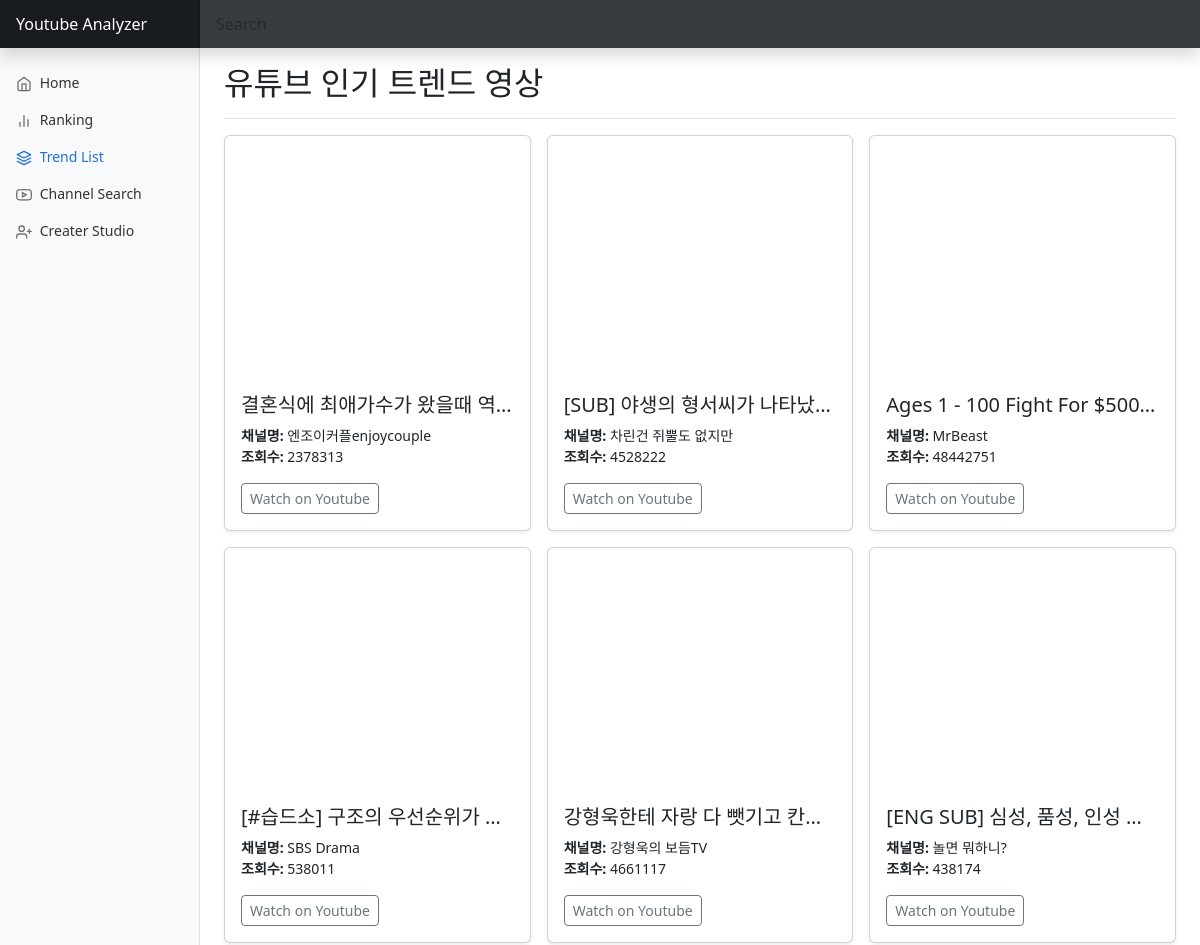
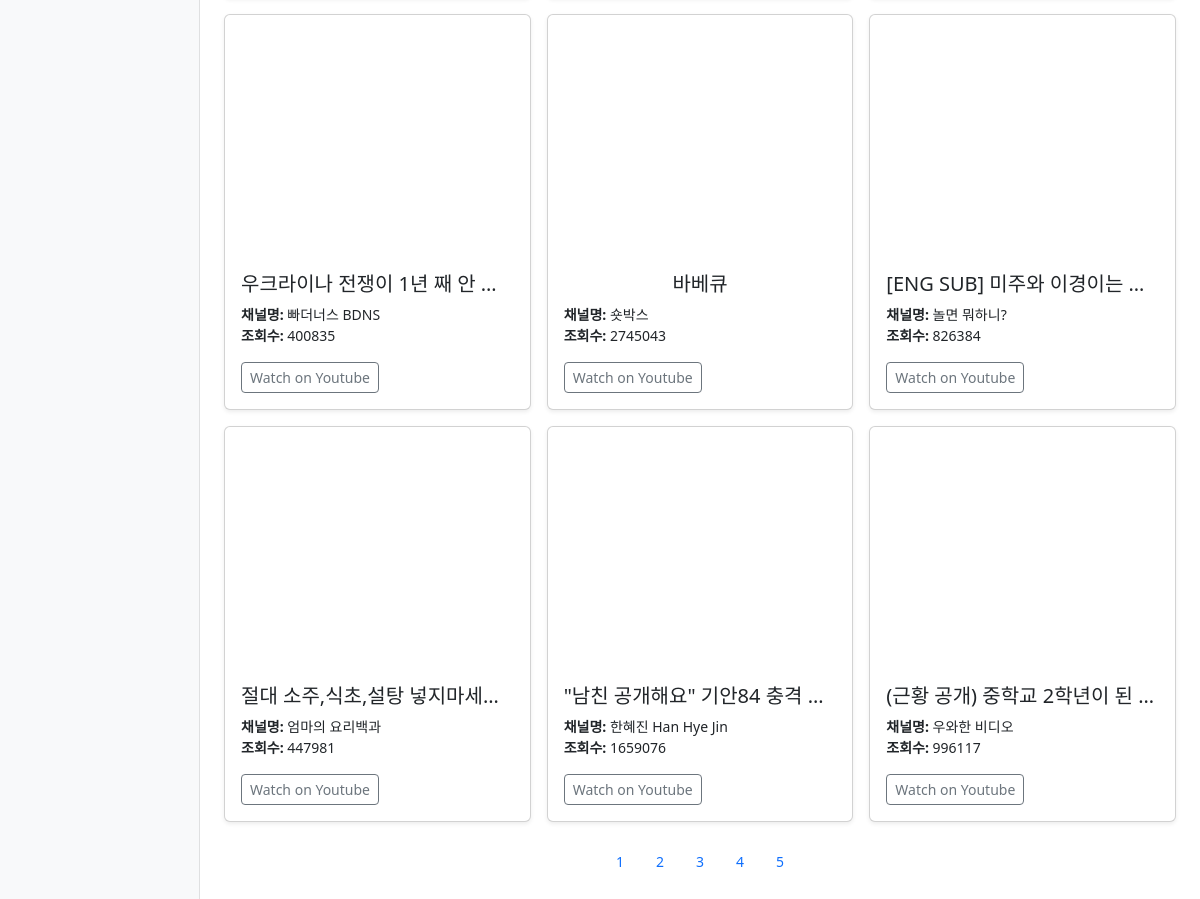
/showTrendList/1/, run on the app's committed database (2 pictures, top to bottom).
### webapp/models.py (models this page shows)
class TrendList(models.Model):
    LoadDate = models.CharField(null=True, default='', max_length=100)
    title = models.CharField(max_length=100)
    channel_title = models.CharField(null=True, default='', max_length=100)
    views = models.BigIntegerField(null=True, default=0)
    video_id = models.CharField(max_length=100)
    category_name = models.CharField(null=True, default='', max_length=100)
    url = models.CharField(max_length=200)

### webapp/views.py (the view)
# urls.py: path('showTrendList/<int:param>/',
def showTrendList(request, param):
    dayList = TrendList.objects.values('LoadDate').distinct()
    now = datetime.now()
    date = now.strftime('%Y%m%d')
    all_videos = TrendList.objects.filter(LoadDate=date)
    tlList = []
    k = 12
    if param==5:
        k = 2
    for index in range((int(param)-1)*k, int(param)*k):
        tlList.append(all_videos[index])
    return render(request, 'trendList/showTrendList.html', context={'tl': tlList, 'dl':dayList})

### webapp/templates/trendList/showTrendList.html (shortened to what this page needs)
<!DOCTYPE html>
{% load i18n %}
{%load static %}
{% load account socialaccount %}
{% get_providers as socialaccount_providers %}
{% block content %}
<html lang="en">
  <head>
    <link
      href="https://cdn.jsdelivr.net/npm/bootstrap@5.3.0-alpha2/dist/css/bootstrap.min.css"
      rel="stylesheet"
    />
    <link href="{% static 'css/dashboard.css' %}" rel="stylesheet" />
  </head>
  <body>
    <header
      class="navbar navbar-dark sticky-top bg-dark flex-md-nowrap p-0 shadow"
    >
      <a class="navbar-brand col-md-3 col-lg-2 me-0 px-3 fs-6" href="/"
        >Youtube Analyzer</a
      >
      <form class="w-100" action="{% url 'searchchannel' %}" method="POST">
        <input
          class="form-control form-control-dark w-100 rounded-0 border-0"
          type="text"
          placeholder="Search"
          aria-label="Search"
          name="channel_name"
          id="channel_name"
        />
      </form>
    </header>
      <div class="container-fluid">
        <div class="row">
          <nav id="sidebarMenu" class="col-md-3 col-lg-2 d-md-block bg-light sidebar collapse">
            <div class="position-sticky pt-3 sidebar-sticky">
            <ul class="nav flex-column">
              <li class="nav-item">
                <a class="nav-link" aria-current="page" href="/">
                  <span data-feather="home" class="align-text-bottom"></span>
                  Home
                </a>
              </li>
              <li class="nav-item">
                <a class="nav-link" href="/showrankingchannel/1/">
                  <span data-feather="bar-chart-2" class="align-text-bottom"></span>
                  Ranking
                </a>
              </li>
              <li class="nav-item">
                <a class="nav-link active" href="/showTrendList/1/">
                  <span data-feather="layers" class="align-text-bottom"></span>
                  Trend List
                </a>
              </li>
              <li class="nav-item">
                <a class="nav-link" href="/main">
                  <span data-feather="youtube" class="align-text-bottom"></span>
                  Channel Search
                </a>
              </li>
              <li class="nav-item">
                <a class="nav-link" href="/api_request">
                  <span data-feather="user-plus" class="align-text-bottom"></span>
                  Creater Studio
                </a>
              </li>
            </div>
          </nav>
          <main class="col-md-9 ms-sm-auto col-lg-10 px-md-4">
            <div class="d-flex justify-content-between flex-wrap flex-md-nowrap align-items-center pt-3 pb-2 mb-3 border-bottom">
              <h2>유튜브 인기 트렌드 영상</h2>
            </div>
            <div class="row row-cols-1 row-cols-sm-2 row-cols-md-3 g-3">
              {%for item in tl%}
                <div class="col">
                  <div class="card shadow-sm">
                    <iframe class="bd-placeholder-img card-img-top" width="100%" height="225" src="https://www.youtube.com/embed/{{item.video_id}}"></iframe>
                    <div class="card-body">
                      <p class="card-text">
                        <h5 class="channel-title" align="center">{{ item.title }}</h5>
                        <strong>채널명:</strong> {{ item.channel_title }}<br>
                        <strong>조회수:</strong> {{ item.views }}<br>
                      </p>
                      <div class="d-flex justify-content-between align-items-center">
                        <button type="button" class="btn btn-sm btn-outline-secondary" onclick="location.href='https://www.youtube.com/watch?v={{item.video_id}}'">Watch on Youtube</button>
                      </div>
                    </div>
                  </div>
                </div>
              {%endfor%}
            </div>
            <br>
            <ul class="nav justify-content-center">
              <li class="nav-item">
                <a class="nav-link" href="{%url 'showTrendList' 1%}">1</a>
              </li>
              <li class="nav-item">
                <a class="nav-link" href="{%url 'showTrendList' 2%}">2</a>
              </li>
                <li class="nav-item">
                <a class="nav-link" href="{%url 'showTrendList' 3%}">3</a>
              </li>
              <li class="nav-item">
                  <a class="nav-link" href="{%url 'showTrendList' 4%}">4</a>
              </li>
              <li class="nav-item">
                <a class="nav-link" href="{%url 'showTrendList' 5%}">5</a>
              </li>
            </ul>
            <br>
          </main>
        </div>
      </div>
  </body>
</html>
{% endblock content %}

### webapp/static/css/dashboard.css (style rules this page uses)
body { font-size: .875rem; }
.feather { width: 16px; height: 16px; }
.sidebar { position: fixed; top: 0; bottom: 0; left: 0; z-index: 100; padding: 48px 0 0; box-shadow: inset -1px 0 0 rgba(0, 0, 0, .1); }
.sidebar-sticky { height: calc(100vh - 48px); overflow-x: hidden; overflow-y: auto; }
.sidebar .nav-link { font-weight: 500; color: #333; }
.sidebar .nav-link .feather { margin-right: 4px; color: #727272; }
.sidebar .nav-link.active { color: #2470dc; }
.sidebar .nav-link:hover .feather, .sidebar .nav-link.active .feather { color: inherit; }
.navbar-brand { padding-top: .75rem; padding-bottom: .75rem; background-color: rgba(0, 0, 0, .25); box-shadow: inset -1px 0 0 rgba(0, 0, 0, .25); }
.navbar .form-control { padding: .75rem 1rem; }
.form-control-dark { color: #fff; background-color: rgba(255, 255, 255, .1); border-color: rgba(255, 255, 255, .1); }

### webapp/templates/trendList/showTrendList.html (style rules this page uses)
.bd-placeholder-img { font-size: 1.125rem; text-anchor: middle; -webkit-user-select: none; -moz-user-select: none; user-select: none; }
.channel-title { display:block; white-space:nowrap; text-overflow:ellipsis; overflow:hidden; }

### data on the page
TrendList: title "결혼식에 최애가수가 왔을때 역…", channel_title "엔조이커플enjoycouple", views "2378313"
TrendList: title "[SUB] 야생의 형서씨가 나타났…", channel_title "차린건 쥐뿔도 없지만", views "4528222"
TrendList: title "Ages 1 - 100 Fight For $500…", channel_title "MrBeast", views "48442751"
TrendList: title "[#습드소] 구조의 우선순위가…", channel_title "SBS Drama", views "538011"
TrendList: title "강형욱한테 자랑 다 뺏기고 칸…", channel_title "강형욱의 보듬TV", views "4661117"
TrendList: title "[ENG SUB] 심성, 품성, 인성…", channel_title "놀면 뭐하니?", views "438174"
TrendList: title "우크라이나 전쟁이 1년 째 안…", channel_title "빠더너스 BDNS", views "400835"
TrendList: title "바베큐", channel_title "숏박스", views "2745043"
TrendList: title "[ENG SUB] 미주와 이경이는…", channel_title "놀면 뭐하니?", views "826384"
TrendList: title "절대 소주,식초,설탕 넣지마세…", channel_title "엄마의 요리백과", views "447981"
TrendList: title "\"남친 공개해요\" 기안84 충격…", channel_title "한혜진 Han Hye Jin", views "1659076"
TrendList: title "(근황 공개) 중학교 2학년이 된…", channel_title "우와한 비디오", views "996117"
